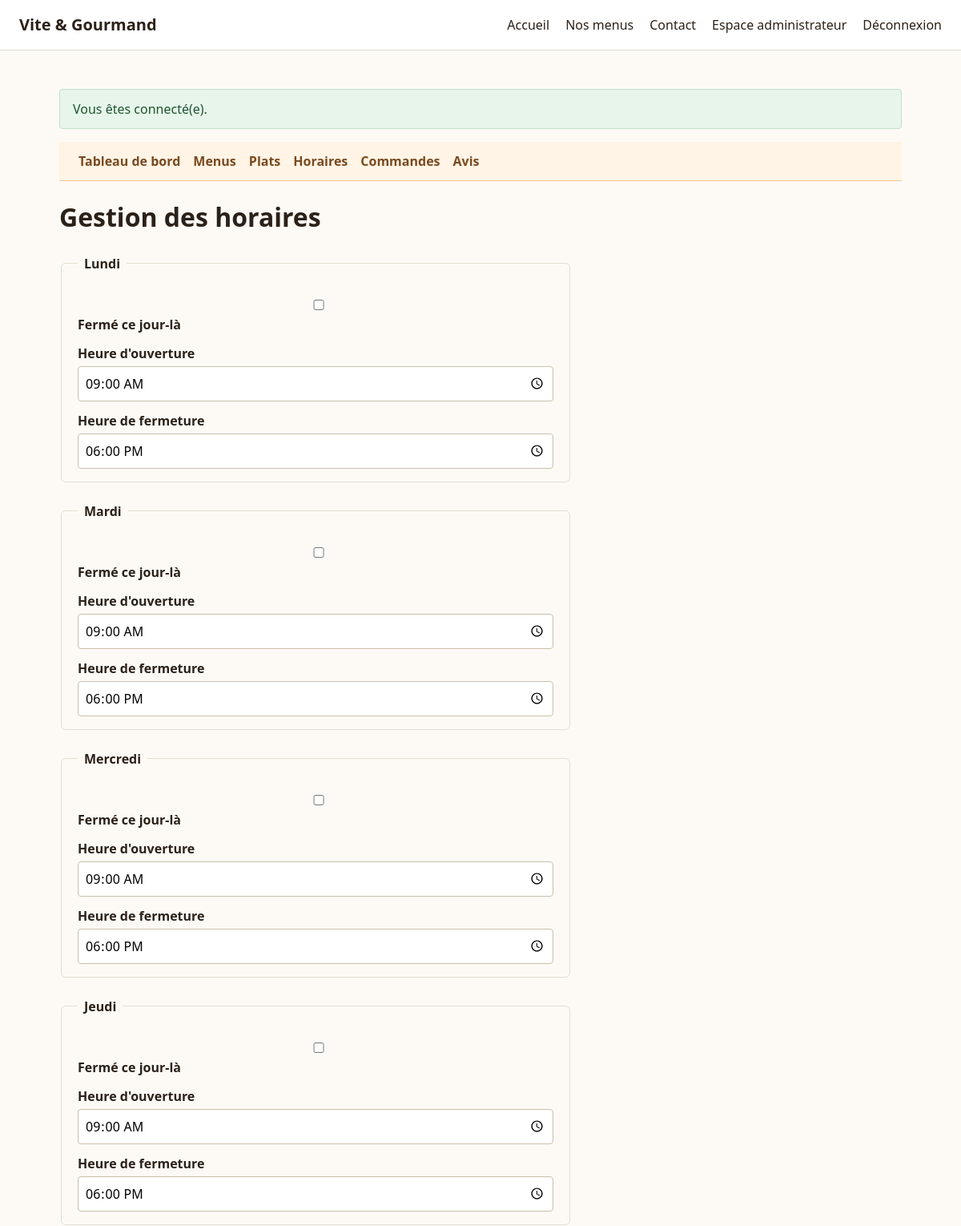
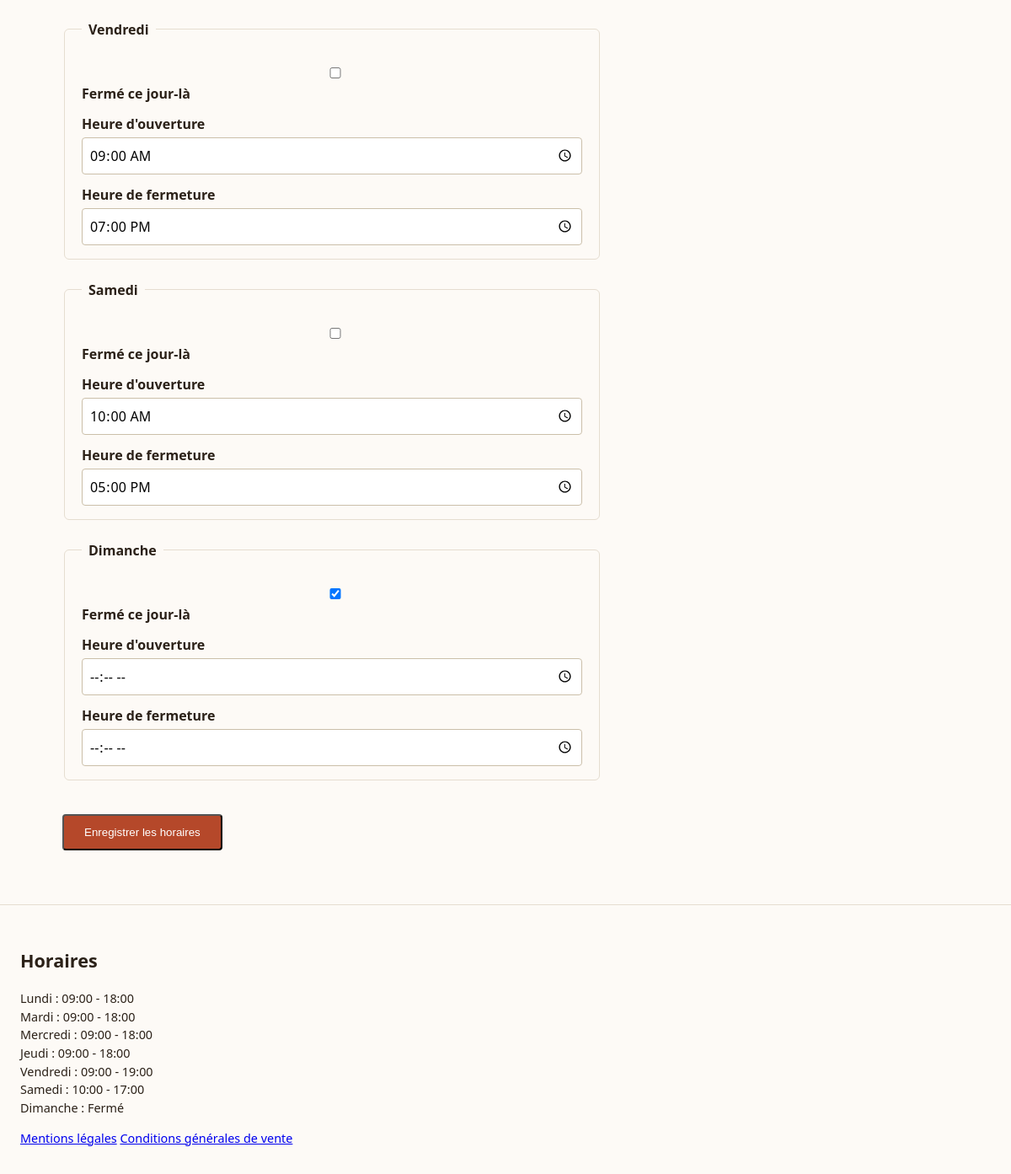
Screenshot of /employe/horaires.php (signed in) with the database file from the repository (2 pictures, top to bottom).
### tables this page shows
CREATE TABLE horaire (
    horaire_id       TINYINT UNSIGNED AUTO_INCREMENT PRIMARY KEY,
    jour             ENUM('lundi','mardi','mercredi','jeudi','vendredi','samedi','dimanche') NOT NULL UNIQUE,
    heure_ouverture  TIME NULL,
    heure_fermeture  TIME NULL,
    ferme            TINYINT(1) NOT NULL DEFAULT 0
);

### src/Config/Database.php (called while the page is built, shortened)
<?php
function getPDO(): PDO
{
    static $pdo = null;
    if ($pdo instanceof PDO) {
        return $pdo;
    }
    $host    = env('DB_HOST', '127.0.0.1');
    $port    = env('DB_PORT', '3306');
    $name    = env('DB_NAME', 'vite_et_gourmand');
    $user    = env('DB_USER', 'root');
    $pass    = env('DB_PASS', '');
    $charset = env('DB_CHARSET', 'utf8mb4');
    $dsn = "mysql:host={$host};port={$port};dbname={$name};charset={$charset}";
    $pdo = new PDO($dsn, $user, $pass, [
        PDO::ATTR_ERRMODE            => PDO::ERRMODE_EXCEPTION,
        PDO::ATTR_DEFAULT_FETCH_MODE => PDO::FETCH_ASSOC,
        PDO::ATTR_EMULATE_PREPARES   => false,
    ]);
    return $pdo;
}

### src/Models/HoraireModel.php (called while the page is built, shortened)
<?php
require_once __DIR__ . '/../Config/Database.php';
final class HoraireModel
{
    public static function listAll(): array
    {
        $stmt = getPDO()->query(
            "SELECT * FROM horaire ORDER BY FIELD(jour, 'lundi','mardi','mercredi','jeudi','vendredi','samedi','dimanche')"
        );
        return $stmt->fetchAll();
    }
}

### src/Helpers/functions.php (called while the page is built, shortened)
<?php
function e(?string $value): string
{
    return htmlspecialchars($value ?? '', ENT_QUOTES, 'UTF-8');
}

### public/employe/horaires.php (the view, shortened to what this page needs)
<?php
require_once __DIR__ . '/../../src/Models/HoraireModel.php';
$horaires = HoraireModel::listAll();
require __DIR__ . '/../../src/Views/partials/header.php';
require __DIR__ . '/../../src/Views/partials/nav-employe.php';
?>
    <h1>Gestion des horaires</h1>
    <form method="post" class="formulaire-commande" novalidate>
        <?php foreach ($horaires as $horaire): ?>
            <fieldset>
                <legend><?= e(ucfirst($horaire['jour'])) ?></legend>
                <label>
                    <input type="checkbox" name="ferme[<?= e($horaire['jour']) ?>]" <?= $horaire['ferme'] ? 'checked' : '' ?>>
                    Fermé ce jour-là
                </label>
                <label for="ouverture-<?= e($horaire['jour']) ?>">Heure d'ouverture</label>
                <input type="time" id="ouverture-<?= e($horaire['jour']) ?>" name="heure_ouverture[<?= e($horaire['jour']) ?>]" value="<?= e(substr((string) $horaire['heure_ouverture'], 0, 5)) ?>">
                <label for="fermeture-<?= e($horaire['jour']) ?>">Heure de fermeture</label>
                <input type="time" id="fermeture-<?= e($horaire['jour']) ?>" name="heure_fermeture[<?= e($horaire['jour']) ?>]" value="<?= e(substr((string) $horaire['heure_fermeture'], 0, 5)) ?>">
            </fieldset>
        <?php endforeach; ?>
        <button type="submit" class="btn-primary">Enregistrer les horaires</button>
    </form>
<?php
require __DIR__ . '/../../src/Views/partials/footer.php';

### src/Views/partials/footer.php
<?php
$horaires = getPDO()->query(
    "SELECT jour, heure_ouverture, heure_fermeture, ferme FROM horaire
     ORDER BY FIELD(jour, 'lundi','mardi','mercredi','jeudi','vendredi','samedi','dimanche')"
)->fetchAll();
?>
</main>
<footer>
    <section aria-label="Horaires d'ouverture">
        <h2>Horaires</h2>
        <ul>
            <?php foreach ($horaires as $h): ?>
                <li>
                    <?= htmlspecialchars(ucfirst($h['jour'])) ?> :
                    <?= $h['ferme']
                        ? 'Fermé'
                        : htmlspecialchars(substr($h['heure_ouverture'], 0, 5) . ' - ' . substr($h['heure_fermeture'], 0, 5)) ?>
                </li>
            <?php endforeach; ?>
        </ul>
    </section>
    <nav aria-label="Informations légales">
        <a href="/mentions-legales.php">Mentions légales</a>
        <a href="/cgv.php">Conditions générales de vente</a>
    </nav>
</footer>
</body>
</html>

### public/assets/css/style.css (style rules this page uses)
* { box-sizing: border-box; }
html { overflow-x: hidden; }
body { margin: 0; overflow-x: hidden; font-family: system-ui, -apple-system, "Segoe UI", Roboto, sans-serif; color: #2b2118; background: #fdfaf6; line-height: 1.5; }
.btn-primary { display: inline-block; margin-top: 1rem; padding: 0.75rem 1.5rem; background: #b5482a; color: #fff; text-decoration: none; border-radius: 4px; }
footer { border-top: 1px solid #e5ddd0; padding: 2rem 1.5rem; margin-top: 2rem; font-size: 0.9rem; }
footer ul { list-style: none; padding: 0; }
.formulaire-commande { max-width: 640px; }
.formulaire-commande fieldset { border: 1px solid #e5ddd0; border-radius: 6px; margin-bottom: 1.5rem; padding: 1rem 1.25rem; }
.formulaire-commande legend { font-weight: 700; padding: 0 0.5rem; }
.formulaire-commande label { display: block; font-weight: 600; margin-top: 0.75rem; }
.formulaire-commande input, .formulaire-commande select { width: 100%; padding: 0.5rem; border: 1px solid #cbbfa9; border-radius: 4px; font: inherit; margin-top: 0.25rem; }

### rows the page displays
horaire: jour "Lundi", heure_ouverture "09:00", heure_fermeture "18:00", heure_ouverture+heure_fermeture "09:00 - 18:00"
horaire: jour "Mardi", heure_ouverture "09:00", heure_fermeture "18:00", heure_ouverture+heure_fermeture "09:00 - 18:00"
horaire: jour "Mercredi", heure_ouverture "09:00", heure_fermeture "18:00", heure_ouverture+heure_fermeture "09:00 - 18:00"
horaire: jour "Jeudi", heure_ouverture "09:00", heure_fermeture "18:00", heure_ouverture+heure_fermeture "09:00 - 18:00"
horaire: jour "Vendredi", heure_ouverture "09:00", heure_fermeture "19:00", heure_ouverture+heure_fermeture "09:00 - 19:00"
horaire: jour "Samedi", heure_ouverture "10:00", heure_fermeture "17:00", heure_ouverture+heure_fermeture "10:00 - 17:00"
horaire: jour "Dimanche", ferme "☑", shows "Fermé"

### other values shown
$flash['message'] "Vous êtes connecté(e)."
